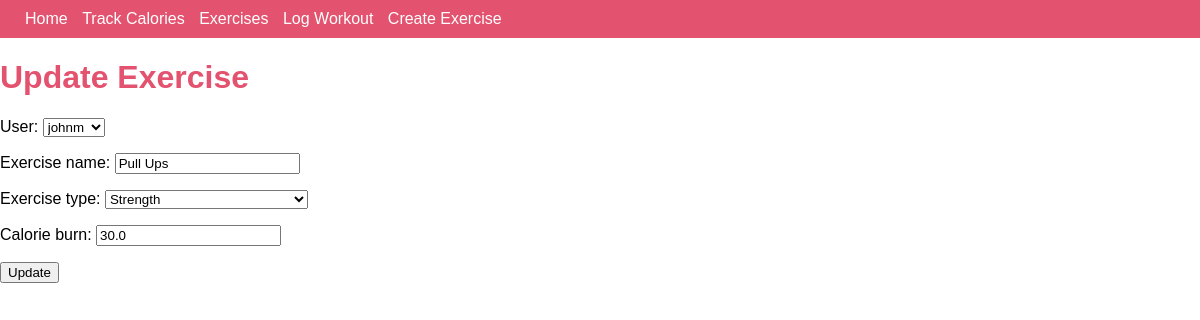
The page /exercise/2/update on the database as committed earlier.
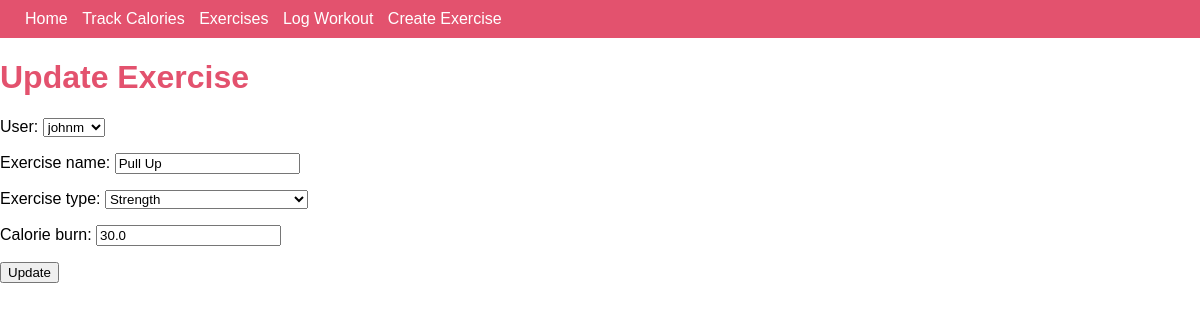
The same page on the database as committed later.
### app/models.py (models this page shows, shortened)
class exercise(models.Model):
    user = models.ForeignKey(User, on_delete=models.CASCADE)
    exercise_name = models.CharField(max_length=50, null=True, blank=True)
    EXERCISE_TYPES = [
        ('cardio', 'Cardio'),
        ('strength', 'Strength'),
        ('flexibility','Flexibility'),
        ('balance', 'Balance'),
        ('hiit', 'High-Intensity Interval Training'),
        ('other', 'Others')
    ]
    exercise_type = models.CharField(max_length=50, choices=EXERCISE_TYPES)
    calorie_burn = models.FloatField(null=True, blank=True)

### app/views.py (the view)
# urls.py: path('exercise/<int:pk>/update', ExerciseUpdateView.as_view(), name ='exercise_update'),
class ExerciseUpdateView(UpdateView):
    model = exercise
    fields = ['user','exercise_name', 'exercise_type', 'calorie_burn']
    template_name = 'app/exercise_update.html'

### app/templates/app/exercise_update.html
{% extends 'app/base.html' %} {% load static %} {% block content%}
<h1>Update Exercise</h1>
<form action="{% url 'exercise_update' object.pk %}" method="post">
  {% csrf_token %} {{form.as_p}}
  <input type="submit" value="Update" />
</form>
{% endblock content %}

Rows that differ between the two databases and show on the page:
changed exercise "johnm": exercise_name "Pull Ups" → "Pull Up"
